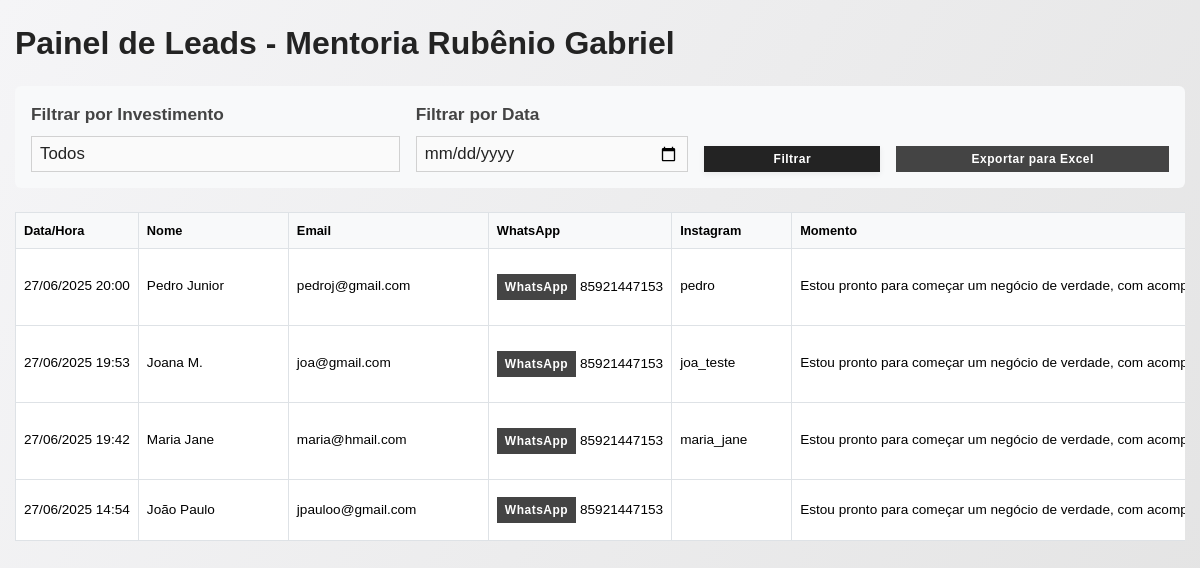
The app's page /mentoria_rubenio/painel.php with its own data.
### tables this page shows
CREATE TABLE `leads` (
  `id` int(11) NOT NULL,
  `nome` varchar(150) NOT NULL,
  `email` varchar(150) NOT NULL,
  `whatsapp` varchar(20) NOT NULL,
  `instagram` varchar(100) DEFAULT NULL,
  `momento` text,
  `renda` varchar(100) DEFAULT NULL,
  `investimento` varchar(100) DEFAULT NULL,
  `motivo` text,
  `compromisso1` tinyint(1) DEFAULT NULL,
  `compromisso2` tinyint(1) DEFAULT NULL,
  `data_envio` timestamp NOT NULL DEFAULT CURRENT_TIMESTAMP,
  `naoquerofornecer` tinyint(1) NOT NULL DEFAULT '0',
  `naousoredesociais` tinyint(1) NOT NULL DEFAULT '0'
);

### mentoria_rubenio/painel.php (the view, shortened to what this page needs)
<?php
require_once __DIR__ . '/conexao.php';
try {
    $host = "localhost";
    $usuario = "paymen58";
    $senha = "u4q7+B6ly)obP_gxN9sNe";
    $banco = "paymen58_sistema_integrado_led";
    $conn = new mysqli($host, $usuario, $senha, $banco);
    $conn->set_charset('utf8mb4');
} catch (Exception $e) {
    die('Erro na conexão: ' . $e->getMessage());
}
$filtro_investimento = $_GET['investimento'] ?? '';
$filtro_data = $_GET['data'] ?? '';
$sql = "SELECT * FROM leads WHERE 1=1";
$sql .= " ORDER BY data_envio DESC";
$stmt = $conn->prepare($sql);
$stmt->execute();
$result = $stmt->get_result();
?>
<!DOCTYPE html>
<html lang="pt-br">
<head>
    <link href="https://cdn.jsdelivr.net/npm/bootstrap@5.3.3/dist/css/bootstrap.min.css" rel="stylesheet">
    <link rel="stylesheet" href="admin-assets/style.css">
</head>
<body>
<div class="container-fluid py-4">
    <h2 class="mb-4">Painel de Leads - Mentoria Rubênio Gabriel</h2>
    <div class="filters-section">
        <form class="row g-3" method="get">
            <div class="col-md-4">
                <label for="investimento" class="form-label">Filtrar por Investimento</label>
                <select class="form-select form-select-sm" id="investimento" name="investimento">
                    <option value="">Todos</option>
                </select>
            </div>
            <div class="col-md-3">
                <label for="data" class="form-label">Filtrar por Data</label>
                <input type="date" class="form-control form-control-sm" id="data" name="data" value="<?php echo htmlspecialchars($filtro_data); ?>">
            </div>
            <div class="col-md-2 align-self-end">
                <button type="submit" class="btn btn-primary btn-sm w-100">Filtrar</button>
            </div>
            <div class="col-md-3 align-self-end">
                <a href="exportar_excel.php?investimento=<?php echo urlencode($filtro_investimento); ?>&data=<?php echo urlencode($filtro_data); ?>" class="btn btn-success btn-sm w-100">Exportar para Excel</a>
            </div>
        </form>
    </div>
    <div class="table-responsive">
        <table class="table table-bordered table-hover">
            <thead>
                <tr>
                    <th style="min-width: 120px;">Data/Hora</th>
                    <th style="min-width: 150px;">Nome</th>
                    <th style="min-width: 200px;">Email</th>
                    <th style="min-width: 140px;">WhatsApp</th>
                    <th style="min-width: 120px;">Instagram</th>
                    <th style="min-width: 250px;">Momento</th>
                </tr>
            </thead>
            <tbody>
            <?php
            if ($result && $result->num_rows > 0):
                while ($lead = $result->fetch_assoc()):
            ?>
                <tr>
                    <td><?php echo date('d/m/Y H:i', strtotime($lead['data_envio'])); ?></td>
                    <td title="<?php echo htmlspecialchars($lead['nome']); ?>"><?php echo htmlspecialchars($lead['nome']); ?></td>
                    <td title="<?php echo htmlspecialchars($lead['email']); ?>"><?php echo htmlspecialchars($lead['email']); ?></td>
                    <td>
                        <?php
                        $wpp = preg_replace('/\D/', '', $lead['whatsapp']);
                        if (strlen($wpp) >= 10) {
                            echo '<a href="https://wa.me/55'.$wpp.'" target="_blank" class="btn btn-success btn-sm">WhatsApp</a> ';
                        }
                        echo htmlspecialchars($lead['whatsapp']);
                        ?>
                    </td>
                    <td title="<?php echo htmlspecialchars($lead['instagram']); ?>">
                        <?php echo htmlspecialchars($lead['instagram']); ?>
                    </td>
                    <td title="<?php echo htmlspecialchars($lead['momento']); ?>"><?php echo htmlspecialchars($lead['momento']); ?></td>
                </tr>
            <?php
                endwhile;
            endif; ?>
            </tbody>
        </table>
    </div>
</div>
</body>
</html>

### mentoria_rubenio/admin-assets/style.css (style rules this page uses)
body { background: linear-gradient(120deg, #f5f5f7 0%, #e3e3e3 100%); min-height: 100vh; font-family: 'Montserrat', Arial, sans-serif !important; color: #232323; }
body, body *, .form-control, .form-select, .btn, .card, .modal, .form-label, h1, h2, h3, h4, h5, h6, p, span, div, label, input, textarea, select { font-family: 'Montserrat', Arial, sans-serif !important; }
h2, .form-label { color: #232323; font-weight: 700; }
.form-label { margin-bottom: 0.5rem; font-size: 1.08rem; color: #444; }
input.form-control, select.form-select, textarea.form-control { border-radius: 0; border: 1.2px solid #d1d1d1; background: #fafafa; font-size: 1.05rem; color: #232323; transition: border-color 0.2s, box-shadow 0.2s; }
.btn-primary { background: #232323; border: none; border-radius: 0; font-weight: 600; font-size: 1.13rem; letter-spacing: 0.5px; color: #fff; box-shadow: 0 1.5px 6px rgba(30, 30, 30, 0.07); transition: background 0.2s, box-shadow 0.2s; }
.btn-success { background: #444; border: none; border-radius: 0; font-weight: 600; font-size: 1.05rem; letter-spacing: 0.5px; color: #fff; }

### mentoria_rubenio/painel.php (style rules this page uses)
.table { font-size: 0.85rem; }
.table th { font-size: 0.8rem; font-weight: 600; white-space: nowrap; vertical-align: middle; background-color: #f8f9fa; }
.table td { white-space: nowrap; overflow: hidden; text-overflow: ellipsis; max-width: max-content; vertical-align: middle; }
.container-fluid { max-width: 100%; padding: 0 15px; }
.btn-sm { font-size: 0.75rem; padding: 0.25rem 0.5rem; }
.table-responsive { overflow-x: auto; }
.filters-section { background-color: #f8f9fa; padding: 1rem; border-radius: 0.375rem; margin-bottom: 1.5rem; }

### records on screen
leads: data_envio "27/06/2025 20:00", nome "Pedro Junior", email "pedroj@gmail.com", whatsapp "85921447153", instagram "pedro", momento "Estou pronto para começar um negócio de verdade, com…"
leads: data_envio "27/06/2025 19:53", nome "Joana M.", email "joa@gmail.com", whatsapp "85921447153", instagram "joa_teste", momento "Estou pronto para começar um negócio de verdade, com…"
leads: data_envio "27/06/2025 19:42", nome "Maria Jane", email "maria@hmail.com", whatsapp "85921447153", instagram "maria_jane", momento "Estou pronto para começar um negócio de verdade, com…"
leads: data_envio "27/06/2025 14:54", nome "João Paulo", email "jpauloo@gmail.com", whatsapp "85921447153", momento "Estou pronto para começar um negócio de verdade, com…"
